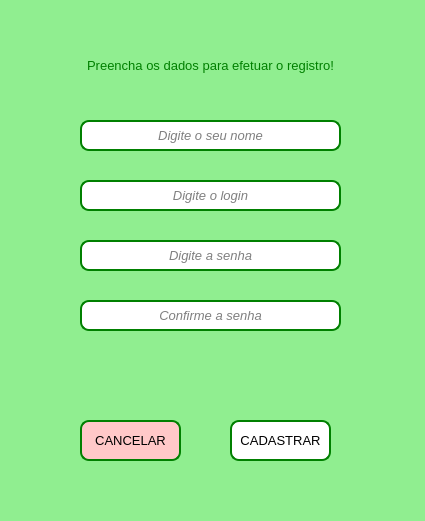
<?xml version="1.0" encoding="UTF-8"?>
<ui version="4.0">
 <class>MainWindow</class>
 <widget class="QMainWindow" name="MainWindow">
  <property name="geometry">
   <rect>
    <x>0</x>
    <y>0</y>
    <width>425</width>
    <height>521</height>
   </rect>
  </property>
  <property name="sizePolicy">
   <sizepolicy hsizetype="Ignored" vsizetype="Ignored">
    <horstretch>0</horstretch>
    <verstretch>0</verstretch>
   </sizepolicy>
  </property>
  <property name="minimumSize">
   <size>
    <width>425</width>
    <height>521</height>
   </size>
  </property>
  <property name="maximumSize">
   <size>
    <width>425</width>
    <height>521</height>
   </size>
  </property>
  <property name="windowTitle">
   <string>Tela de Registro</string>
  </property>
  <property name="styleSheet">
   <string notr="true">background-color:lightgreen;</string>
  </property>
  <widget class="QWidget" name="centralwidget">
   <widget class="QLineEdit" name="lineEdit_nome">
    <property name="geometry">
     <rect>
      <x>80</x>
      <y>120</y>
      <width>261</width>
      <height>31</height>
     </rect>
    </property>
    <property name="font">
     <font>
      <pointsize>10</pointsize>
      <italic>true</italic>
      <underline>false</underline>
      <strikeout>false</strikeout>
     </font>
    </property>
    <property name="mouseTracking">
     <bool>true</bool>
    </property>
    <property name="focusPolicy">
     <enum>Qt::StrongFocus</enum>
    </property>
    <property name="styleSheet">
     <string notr="true">background-color:white; border: 2px solid green; border-radius: 9px;</string>
    </property>
    <property name="alignment">
     <set>Qt::AlignCenter</set>
    </property>
    <property name="placeholderText">
     <string notr="true">Digite o seu nome</string>
    </property>
    <property name="clearButtonEnabled">
     <bool>false</bool>
    </property>
   </widget>
   <widget class="QLineEdit" name="lineEdit_senhaConfirma">
    <property name="geometry">
     <rect>
      <x>80</x>
      <y>300</y>
      <width>261</width>
      <height>31</height>
     </rect>
    </property>
    <property name="font">
     <font>
      <pointsize>10</pointsize>
      <italic>true</italic>
      <underline>false</underline>
      <strikeout>false</strikeout>
     </font>
    </property>
    <property name="mouseTracking">
     <bool>true</bool>
    </property>
    <property name="focusPolicy">
     <enum>Qt::StrongFocus</enum>
    </property>
    <property name="styleSheet">
     <string notr="true">background-color:white; border: 2px solid green; border-radius: 9px;</string>
    </property>
    <property name="echoMode">
     <enum>QLineEdit::Password</enum>
    </property>
    <property name="alignment">
     <set>Qt::AlignCenter</set>
    </property>
    <property name="placeholderText">
     <string>Confirme a senha</string>
    </property>
    <property name="clearButtonEnabled">
     <bool>false</bool>
    </property>
   </widget>
   <widget class="QPushButton" name="pushButton_cadastrar">
    <property name="geometry">
     <rect>
      <x>230</x>
      <y>420</y>
      <width>101</width>
      <height>41</height>
     </rect>
    </property>
    <property name="font">
     <font>
      <pointsize>10</pointsize>
     </font>
    </property>
    <property name="cursor">
     <cursorShape>PointingHandCursor</cursorShape>
    </property>
    <property name="focusPolicy">
     <enum>Qt::StrongFocus</enum>
    </property>
    <property name="styleSheet">
     <string notr="true">background-color:white; border: 2px solid green; border-radius: 9px;</string>
    </property>
    <property name="text">
     <string>CADASTRAR</string>
    </property>
   </widget>
   <widget class="QLabel" name="label_aviso">
    <property name="geometry">
     <rect>
      <x>80</x>
      <y>360</y>
      <width>261</width>
      <height>51</height>
     </rect>
    </property>
    <property name="font">
     <font>
      <pointsize>10</pointsize>
     </font>
    </property>
    <property name="styleSheet">
     <string notr="true">color: green;</string>
    </property>
    <property name="text">
     <string/>
    </property>
    <property name="alignment">
     <set>Qt::AlignCenter</set>
    </property>
   </widget>
   <widget class="QLineEdit" name="lineEdit_loginCadastro">
    <property name="geometry">
     <rect>
      <x>80</x>
      <y>180</y>
      <width>261</width>
      <height>31</height>
     </rect>
    </property>
    <property name="font">
     <font>
      <pointsize>10</pointsize>
      <italic>true</italic>
      <underline>false</underline>
      <strikeout>false</strikeout>
     </font>
    </property>
    <property name="mouseTracking">
     <bool>true</bool>
    </property>
    <property name="focusPolicy">
     <enum>Qt::StrongFocus</enum>
    </property>
    <property name="styleSheet">
     <string notr="true">background-color:white; border: 2px solid green; border-radius: 9px;</string>
    </property>
    <property name="alignment">
     <set>Qt::AlignCenter</set>
    </property>
    <property name="placeholderText">
     <string notr="true">Digite o login</string>
    </property>
    <property name="clearButtonEnabled">
     <bool>false</bool>
    </property>
   </widget>
   <widget class="QLineEdit" name="lineEdit_senhaCadastro">
    <property name="geometry">
     <rect>
      <x>80</x>
      <y>240</y>
      <width>261</width>
      <height>31</height>
     </rect>
    </property>
    <property name="font">
     <font>
      <pointsize>10</pointsize>
      <italic>true</italic>
      <underline>false</underline>
      <strikeout>false</strikeout>
     </font>
    </property>
    <property name="mouseTracking">
     <bool>true</bool>
    </property>
    <property name="focusPolicy">
     <enum>Qt::StrongFocus</enum>
    </property>
    <property name="styleSheet">
     <string notr="true">background-color:white; border: 2px solid green; border-radius: 9px;</string>
    </property>
    <property name="echoMode">
     <enum>QLineEdit::Password</enum>
    </property>
    <property name="alignment">
     <set>Qt::AlignCenter</set>
    </property>
    <property name="placeholderText">
     <string notr="true">Digite a senha</string>
    </property>
    <property name="clearButtonEnabled">
     <bool>false</bool>
    </property>
   </widget>
   <widget class="QLabel" name="label">
    <property name="geometry">
     <rect>
      <x>80</x>
      <y>50</y>
      <width>261</width>
      <height>31</height>
     </rect>
    </property>
    <property name="font">
     <font>
      <pointsize>10</pointsize>
      <weight>50</weight>
      <italic>false</italic>
      <bold>false</bold>
     </font>
    </property>
    <property name="cursor">
     <cursorShape>IBeamCursor</cursorShape>
    </property>
    <property name="styleSheet">
     <string notr="true">color:green;</string>
    </property>
    <property name="text">
     <string>Preencha os dados para efetuar o registro!</string>
    </property>
    <property name="alignment">
     <set>Qt::AlignCenter</set>
    </property>
   </widget>
   <widget class="QPushButton" name="pushButton_cancelar">
    <property name="geometry">
     <rect>
      <x>80</x>
      <y>420</y>
      <width>101</width>
      <height>41</height>
     </rect>
    </property>
    <property name="font">
     <font>
      <pointsize>10</pointsize>
     </font>
    </property>
    <property name="cursor">
     <cursorShape>PointingHandCursor</cursorShape>
    </property>
    <property name="focusPolicy">
     <enum>Qt::StrongFocus</enum>
    </property>
    <property name="styleSheet">
     <string notr="true">border: 2px solid green; border-radius: 9px;
background-color: rgb(255, 200, 200);</string>
    </property>
    <property name="text">
     <string>CANCELAR</string>
    </property>
   </widget>
  </widget>
  <widget class="QStatusBar" name="statusbar"/>
 </widget>
 <tabstops>
  <tabstop>lineEdit_nome</tabstop>
  <tabstop>lineEdit_loginCadastro</tabstop>
  <tabstop>lineEdit_senhaCadastro</tabstop>
  <tabstop>lineEdit_senhaConfirma</tabstop>
  <tabstop>pushButton_cancelar</tabstop>
  <tabstop>pushButton_cadastrar</tabstop>
 </tabstops>
 <resources/>
 <connections/>
</ui>
